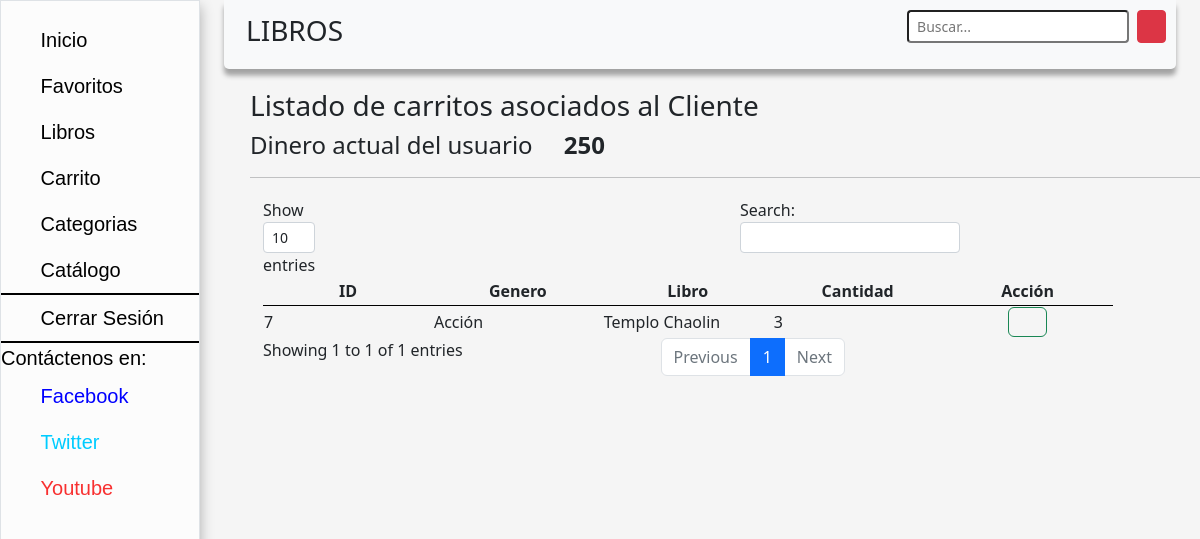
Page /libros/listado_carrito_cliente/ (signed in) on the committed database.
### user/models.py (models this page shows)
class Cliente(AbstractUser):
    rol=models.CharField("Rol", max_length=50, choices=rol_user)
    billetera = models.PositiveIntegerField("Billetera",null=False, blank=False, default=1000)

### libro/models.py (models this page shows)
class Carrito(models.Model):
    user = models.ForeignKey(Cliente, verbose_name='Usuario', on_delete=models.CASCADE,null=False, blank=False)
    libro = models.ForeignKey(Libro, verbose_name='Libro', on_delete=models.CASCADE,null=False, blank=False)
    cantidad = models.IntegerField("Cantidad",null=False, blank=False, choices=cantidad_libro)
    revisado = models.BooleanField("Revision", default=False)
    aceptado = models.BooleanField("Aceptacion", default=False)
    class Meta:
        verbose_name = "Carrito"
        verbose_name_plural = "Carritos"
        ordering = ["-id"]

class Libro(models.Model):
    foto = models.ImageField('Imagen', upload_to='libro/', max_length=250,null=False, blank=False)
    nombre = models.CharField('Nombre', max_length=50,null=False, blank=False)
    autor = models.CharField('Autor', max_length=50,null=False, blank=False)
    genero = models.CharField("Genero", max_length=50, choices = genero_opt,null=False, blank=False)
    sinopsis = models.TextField('Sinopsis', null=False, blank=False)
    precio = models.PositiveIntegerField("Precio",null=False, blank=False, default=250)
    fecha_publicado = models.DateField("Fecha de Publicación", auto_now=False, auto_now_add=False,null=False, blank=False)
    class Meta:
        verbose_name = "Libro"
        verbose_name_plural = "Libros"
        ordering = ["-id"]

### libro/views.py (the view)
# urls.py: path("listado_carrito_cliente/", CarritoClienteListView.as_view(), name="Listado_Carrito_Cliente" ),
class CarritoClienteListView(ListView):
    model = Carrito
    template_name = "carrito/listado_carrito_cliente.html"
    def get_queryset(self):
        queryset = super().get_queryset()
        valor_select = self.request.user.pk
        user_carrito = Cliente.objects.get(pk = valor_select)
        queryset = queryset.filter(user = user_carrito, aceptado = False)
        return queryset

### templates/carrito/listado_carrito_cliente.html (shortened to what this page needs)
{% extends "base.html" %}
{% load static %}
{% block contenido %}
    <section class="seccion_libro">
        <div class="completo_seccion">
            <div class="insertar_libro">
                <h3>Listado de carritos asociados al Cliente</h3>
                <h4>Dinero actual del usuario <i class="bi bi-cash-coin"></i> <strong>{{ request.user.billetera }}</strong></h4>
            </div>
            <hr>
            <div class="tabla_libro">
                <table class="tabla-reporte" id="tabla_carrito_cliente">
                    <thead>
                        {% block columns %}
                            <tr>
                                <th style="width: 20%; padding: 3px; text-align: center; border-bottom: 1px solid black;">ID</th>
                                <th style="width: 20%; padding: 3px; text-align: center; border-bottom: 1px solid black;">Genero</th>
                                <th style="width: 20%; padding: 3px; text-align: center; border-bottom: 1px solid black;">Libro</th>
                                <th style="width: 10%; padding: 3px; text-align: center; border-bottom: 1px solid black;">Cantidad</th>
                                <th style="width: 30%; padding: 3px; text-align: center; border-bottom: 1px solid black;">Acción</th>
                            </tr>
                        {% endblock %}
                    </thead>
                    <tbody>
                        {% block rows %}
                            {% if object_list %}
                                {% for carrito in object_list %}
                                    <tr>
                                        <td style="width: 10%;">{{ carrito.pk }}</td>
                                        <td style="width: 20%;">{{ carrito.libro.genero }}</td>
                                        <td style="width: 20%;">{{ carrito.libro.nombre }}</td>
                                        <td style="width: 20%;">{{ carrito.cantidad }}</td>
                                        <td style="width: 30%; text-align: center;">
                                            <a class="btn btn-outline-success" href="{% url 'Cambiar_Aceptado' carrito.pk %}"><i class="bi bi-cart-check"></i></a>
                                        </td>
                                    </tr>
                                {% endfor %}
                            {% else %}
                                <div class="mensaje">
                                    <h3>No existen Carritos creados</h3>
                                </div>
                            {% endif %}
                        {% endblock %}
                    </tbody>
                </table>
            </div>
        </div>
    </section>
{% endblock contenido %}

### libro/static/css/estilos.css (style rules this page uses)
body { background-color: whitesmoke; }
.seccion_libro { padding: 20px 0 20px 250px; }
.tabla_libro { margin: 20px 0 0 20px; }
.tabla-reporte { width: 90%; }
a { text-decoration: none; }

### rows in the picture
Cliente: user.billetera "250"
Carrito: pk "7", libro.genero "Acción", libro.nombre "Templo Chaolin", cantidad "3"
